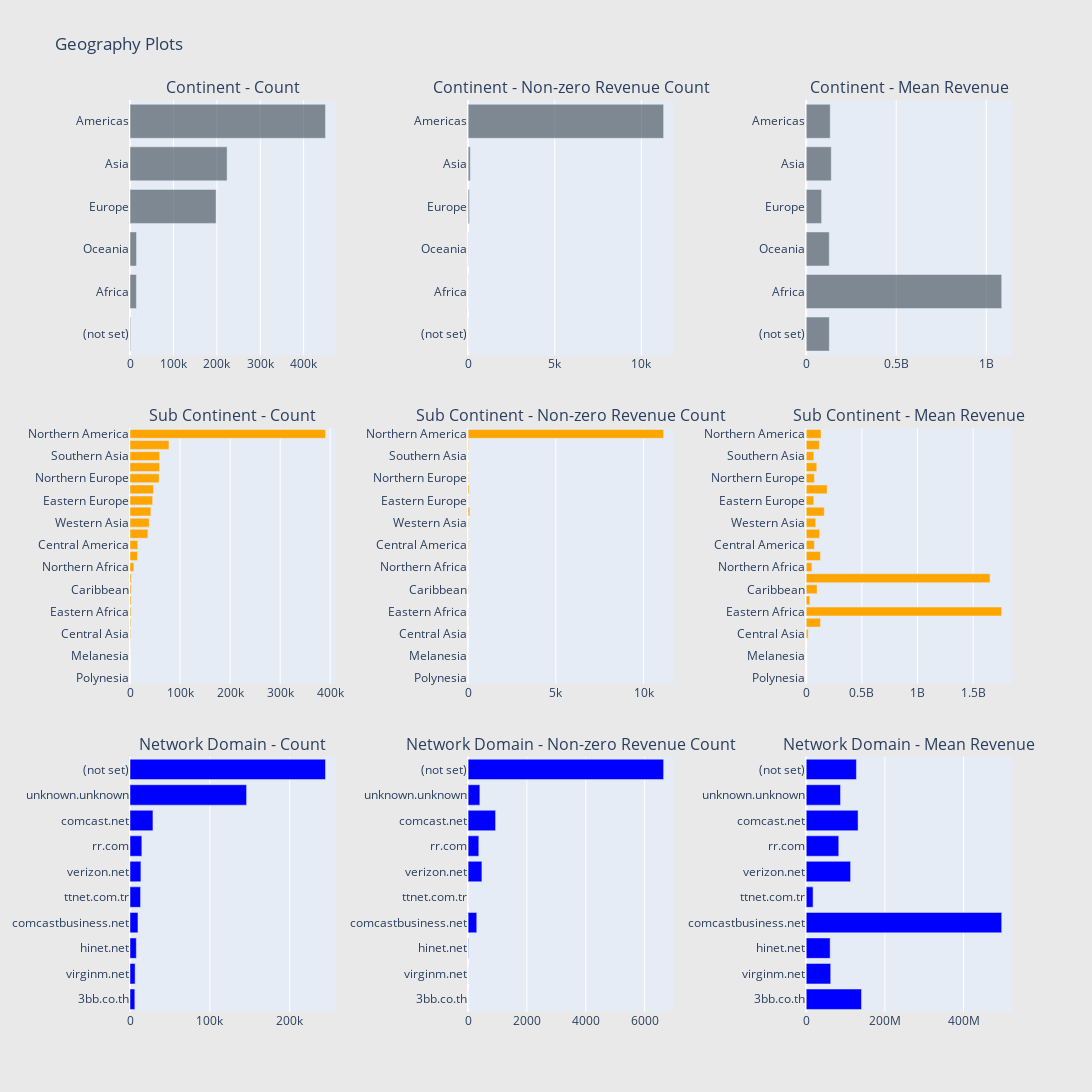

Notebook source saved alongside this figure:
### Code cell
# Continent
cnt_srs = train_df.groupby('geoNetwork.continent')['totals.transactionRevenue'].agg(['size', 'count', 'mean'])
cnt_srs.columns = ["count", "count of non-zero revenue", "mean"]
cnt_srs = cnt_srs.sort_values(by="count", ascending=False)
trace1 = horizontal_bar_chart(cnt_srs["count"].head(10), 'rgba(58, 71, 80, 0.6)')
trace2 = horizontal_bar_chart(cnt_srs["count of non-zero revenue"].head(10), 'rgba(58, 71, 80, 0.6)')
trace3 = horizontal_bar_chart(cnt_srs["mean"].head(10), 'rgba(58, 71, 80, 0.6)')

# Sub-continent
cnt_srs = train_df.groupby('geoNetwork.subContinent')['totals.transactionRevenue'].agg(['size', 'count', 'mean'])
cnt_srs.columns = ["count", "count of non-zero revenue", "mean"]
cnt_srs = cnt_srs.sort_values(by="count", ascending=False)
trace4 = horizontal_bar_chart(cnt_srs["count"], 'orange')
trace5 = horizontal_bar_chart(cnt_srs["count of non-zero revenue"], 'orange')
trace6 = horizontal_bar_chart(cnt_srs["mean"], 'orange')

# Network domain
cnt_srs = train_df.groupby('geoNetwork.networkDomain')['totals.transactionRevenue'].agg(['size', 'count', 'mean'])
cnt_srs.columns = ["count", "count of non-zero revenue", "mean"]
cnt_srs = cnt_srs.sort_values(by="count", ascending=False)
trace7 = horizontal_bar_chart(cnt_srs["count"].head(10), 'blue')
trace8 = horizontal_bar_chart(cnt_srs["count of non-zero revenue"].head(10), 'blue')
trace9 = horizontal_bar_chart(cnt_srs["mean"].head(10), 'blue')

# Creating two subplots
fig = tools.make_subplots(rows=3, cols=3, vertical_spacing=0.08, horizontal_spacing=0.15, 
                          subplot_titles=["Continent - Count", "Continent - Non-zero Revenue Count", "Continent - Mean Revenue",
                                          "Sub Continent - Count",  "Sub Continent - Non-zero Revenue Count", "Sub Continent - Mean Revenue",
                                          "Network Domain - Count", "Network Domain - Non-zero Revenue Count", "Network Domain - Mean Revenue"])

fig.append_trace(trace1, 1, 1)
fig.append_trace(trace2, 1, 2)
fig.append_trace(trace3, 1, 3)
fig.append_trace(trace4, 2, 1)
fig.append_trace(trace5, 2, 2)
fig.append_trace(trace6, 2, 3)
fig.append_trace(trace7, 3, 1)
fig.append_trace(trace8, 3, 2)
fig.append_trace(trace9, 3, 3)

fig['layout'].update(height=1500, width=1200, paper_bgcolor='rgb(233,233,233)', title="Geography Plots")
py.iplot(fig, filename='geo-plots')

### Figure 1 — Plotly figure (JSON) as saved in the notebook; plotly's stock layout.template omitted (floating-point values rounded to 4 significant figures)
{"data": [{"marker": {"color": "rgba(58, 71, 80, 0.6)"}, "orientation": "h", "showlegend": false, "type": "bar", "x": [1468, 14745, 15054, 198311, 223698, 450377], "xaxis": "x", "y": ["(not set)", "Africa", "Oceania", "Europe", "Asia", "Americas"], "yaxis": "y"}, {"marker": {"color": "rgba(58, 71, 80, 0.6)"}, "orientation": "h", "showlegend": false, "type": "bar", "x": [6, 8, 14, 79, 125, 11283], "xaxis": "x2", "y": ["(not set)", "Africa", "Oceania", "Europe", "Asia", "Americas"], "yaxis": "y2"}, {"marker": {"color": "rgba(58, 71, 80, 0.6)"}, "orientation": "h", "showlegend": false, "type": "bar", "x": [128300000.0, 1085970000, 128100000.0, 85410000.0, 139214720, 133400000.0], "xaxis": "x3", "y": ["(not set)", "Africa", "Oceania", "Europe", "Asia", "Americas"], "yaxis": "y3"}, {"marker": {"color": "orange"}, "orientation": "h", "showlegend": false, "type": "bar", "x": [25, 55, 81, 393, 1215, 1468, 1927, 2169, 2406, 2573, 7683, 14893, 15583, 35780, 38443, 41731, 45249, 46919, 58168, 59114, 59321, 77800, 390657], "xaxis": "x4", "y": ["Polynesia", "Micronesian Region", "Melanesia", "Middle Africa", "Central Asia", "(not set)", "Eastern Africa", "Southern Africa", "Caribbean", "Western Africa", "Northern Africa", "Australasia", "Central America", "Southern Europe", "Western Asia", "South America", "Eastern Europe", "Eastern Asia", "Northern Europe", "Western Europe", "Southern Asia", "Southeast Asia", "Northern America"], "yaxis": "y4"}, {"marker": {"color": "orange"}, "orientation": "h", "showlegend": false, "type": "bar", "x": [0, 0, 0, 0, 2, 6, 3, 2, 16, 2, 1, 14, 26, 8, 21, 98, 14, 59, 27, 30, 11, 32, 11143], "xaxis": "x5", "y": ["Polynesia", "Micronesian Region", "Melanesia", "Middle Africa", "Central Asia", "(not set)", "Eastern Africa", "Southern Africa", "Caribbean", "Western Africa", "Northern Africa", "Australasia", "Central America", "Southern Europe", "Western Asia", "South America", "Eastern Europe", "Eastern Asia", "Northern Europe", "Western Europe", "Southern Asia", "Southeast Asia", "Northern America"], "yaxis": "y5"}, {"marker": {"color": "orange"}, "orientation": "h", "showlegend": false, "type": "bar", "x": [null, null, null, null, 17490000, 128300000.0, 1756000000.0, 32850000, 97721875, 1651200000, 50960000, 128100000.0, 73290000.0, 120501250, 84810000.0, 162600000.0, 67630000.0, 187700000.0, 73850000.0, 94740000.0, 68600000.0, 117400000.0, 133300000.0], "xaxis": "x6", "y": ["Polynesia", "Micronesian Region", "Melanesia", "Middle Africa", "Central Asia", "(not set)", "Eastern Africa", "Southern Africa", "Caribbean", "Western Africa", "Northern Africa", "Australasia", "Central America", "Southern Europe", "Western Asia", "South America", "Eastern Europe", "Eastern Asia", "Northern Europe", "Western Europe", "Southern Asia", "Southeast Asia", "Northern America"], "yaxis": "y6"}, {"marker": {"color": "blue"}, "orientation": "h", "showlegend": false, "type": "bar", "x": [6046, 6414, 7919, 9985, 13228, 13637, 14827, 28743, 146034, 244881], "xaxis": "x7", "y": ["3bb.co.th", "virginm.net", "hinet.net", "comcastbusiness.net", "ttnet.com.tr", "verizon.net", "rr.com", "comcast.net", "unknown.unknown", "(not set)"], "yaxis": "y7"}, {"marker": {"color": "blue"}, "orientation": "h", "showlegend": false, "type": "bar", "x": [1, 1, 11, 294, 1, 469, 364, 934, 400, 6645], "xaxis": "x8", "y": ["3bb.co.th", "virginm.net", "hinet.net", "comcastbusiness.net", "ttnet.com.tr", "verizon.net", "rr.com", "comcast.net", "unknown.unknown", "(not set)"], "yaxis": "y8"}, {"marker": {"color": "blue"}, "orientation": "h", "showlegend": false, "type": "bar", "x": [140590000, 62270000, 60890000.0, 497100000.0, 17460000, 112800000.0, 82780000.0, 131900000.0, 87253850, 127700000.0], "xaxis": "x9", "y": ["3bb.co.th", "virginm.net", "hinet.net", "comcastbusiness.net", "ttnet.com.tr", "verizon.net", "rr.com", "comcast.net", "unknown.unknown", "(not set)"], "yaxis": "y9"}], "layout": {"annotations": [{"font": {"size": 16}, "showarrow": false, "text": "Continent - Count", "x": 0.1167, "xanchor": "center", "xref": "paper", "y": 1, "yanchor": "bottom", "yref": "paper"}, {"font": {"size": 16}, "showarrow": false, "text": "Continent - Non-zero Revenue Count", "x": 0.5, "xanchor": "center", "xref": "paper", "y": 1, "yanchor": "bottom", "yref": "paper"}, {"font": {"size": 16}, "showarrow": false, "text": "Continent - Mean Revenue", "x": 0.8833, "xanchor": "center", "xref": "paper", "y": 1, "yanchor": "bottom", "yref": "paper"}, {"font": {"size": 16}, "showarrow": false, "text": "Sub Continent - Count", "x": 0.1167, "xanchor": "center", "xref": "paper", "y": 0.64, "yanchor": "bottom", "yref": "paper"}, {"font": {"size": 16}, "showarrow": false, "text": "Sub Continent - Non-zero Revenue Count", "x": 0.5, "xanchor": "center", "xref": "paper", "y": 0.64, "yanchor": "bottom", "yref": "paper"}, {"font": {"size": 16}, "showarrow": false, "text": "Sub Continent - Mean Revenue", "x": 0.8833, "xanchor": "center", "xref": "paper", "y": 0.64, "yanchor": "bottom", "yref": "paper"}, {"font": {"size": 16}, "showarrow": false, "text": "Network Domain - Count", "x": 0.1167, "xanchor": "center", "xref": "paper", "y": 0.28, "yanchor": "bottom", "yref": "paper"}, {"font": {"size": 16}, "showarrow": false, "text": "Network Domain - Non-zero Revenue Count", "x": 0.5, "xanchor": "center", "xref": "paper", "y": 0.28, "yanchor": "bottom", "yref": "paper"}, {"font": {"size": 16}, "showarrow": false, "text": "Network Domain - Mean Revenue", "x": 0.8833, "xanchor": "center", "xref": "paper", "y": 0.28, "yanchor": "bottom", "yref": "paper"}], "height": 1500, "paper_bgcolor": "rgb(233,233,233)", "title": {"text": "Geography Plots"}, "width": 1200, "xaxis": {"anchor": "y", "domain": [0, 0.2333]}, "xaxis2": {"anchor": "y2", "domain": [0.3833, 0.6167]}, "xaxis3": {"anchor": "y3", "domain": [0.7667, 1.0]}, "xaxis4": {"anchor": "y4", "domain": [0, 0.2333]}, "xaxis5": {"anchor": "y5", "domain": [0.3833, 0.6167]}, "xaxis6": {"anchor": "y6", "domain": [0.7667, 1.0]}, "xaxis7": {"anchor": "y7", "domain": [0, 0.2333]}, "xaxis8": {"anchor": "y8", "domain": [0.3833, 0.6167]}, "xaxis9": {"anchor": "y9", "domain": [0.7667, 1.0]}, "yaxis": {"anchor": "x", "domain": [0.72, 1]}, "yaxis2": {"anchor": "x2", "domain": [0.72, 1]}, "yaxis3": {"anchor": "x3", "domain": [0.72, 1]}, "yaxis4": {"anchor": "x4", "domain": [0.36, 0.64]}, "yaxis5": {"anchor": "x5", "domain": [0.36, 0.64]}, "yaxis6": {"anchor": "x6", "domain": [0.36, 0.64]}, "yaxis7": {"anchor": "x7", "domain": [0, 0.28]}, "yaxis8": {"anchor": "x8", "domain": [0, 0.28]}, "yaxis9": {"anchor": "x9", "domain": [0, 0.28]}}}
